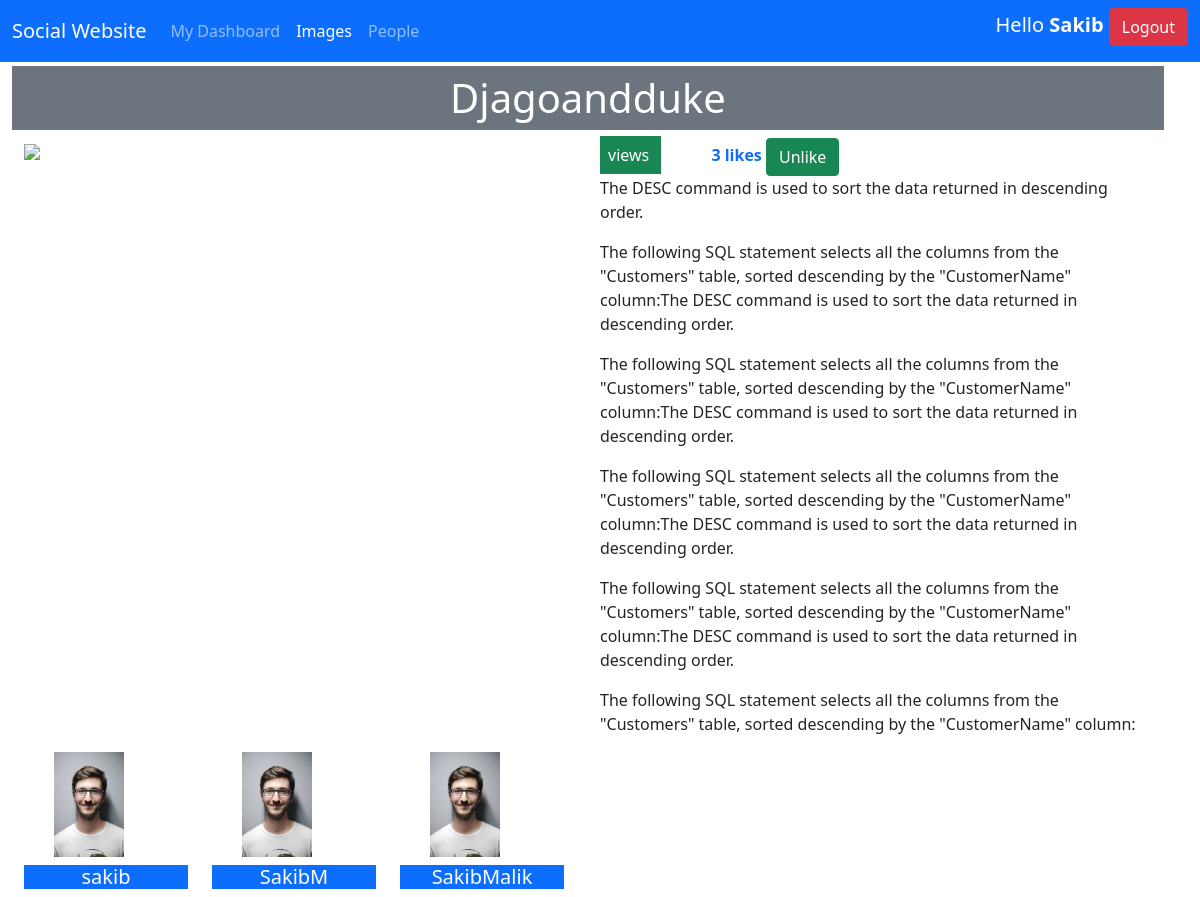
/images/detail/1/djagoandduke (signed in), run on the app's committed database.
### images/models.py (models this page shows, shortened)
class Image(models.Model):
    user = models.ForeignKey(settings.AUTH_USER_MODEL, related_name='images_created', on_delete=models.CASCADE)
    title = models.CharField(max_length=200)
    slug = models.SlugField(max_length=200, blank=True)
    url = models.URLField()
    image = models.ImageField(upload_to='images/%Y/%m/%d/')
    description = models.TextField(blank=True)
    created = models.DateField(auto_now_add=True, db_index=True)
    users_like = models.ManyToManyField(User, related_name='images_like')
    total_likes = models.PositiveIntegerField(db_index=True, default=0)

### account/models.py (models this page shows, shortened)
class Profile(models.Model):
    user = models.OneToOneField(User, on_delete=models.CASCADE)
    date_of_birth = models.DateField(blank=True, null=True)
    photo = models.ImageField(upload_to='users/%Y/%m/%d', blank=True)

### images/views.py (the view)
# urls.py: path('detail/<int:id>/<slug:slug>', views.image_detail, name='detail'),
def image_detail(request, id, slug):
    image = get_object_or_404(Image, id=id, slug=slug)
    total_views = r.incr('image:{}:views'.format(image.id))
    r.zincrby('image_ranking', image.id, 1)
    return render(request, 'images/image/detail.html',
                  {'image': image, 'section': 'images', 'total_views': total_views})

### images/templates/images/image/detail.html (shortened to what this page needs)
{% extends 'base.html' %}
{% load  thumbnail %}
{% block body %}
    <div class="container-fluid row">
        <h1 class="text-center p-2 text-white bg-secondary">{{ image.title|title }}</h1>
        <div class="col-6">
            {% thumbnail image.image "500" as im %}
                <a href="{{ image.image.url }}"><img src="{{ im.url }}">
                </a>
            {% endthumbnail %}
        </div>
        <div class="col-6">
            {% with total_likes=image.users_like.count users_like=image.users_like.all %}
                <div class="image-info">
                    <div>
                    <span class="count bg-success text-white p-2" style="margin-right: 50px">
                        {{ total_views }} view{{ total_views|pluralize }}
                    </span>
                        <span class="count text-primary fw-bold">
                    <span class="total"><b>{{ total_likes }}</b></span>
                    like{{ total_likes|pluralize }}
                    </span>
                        <a href="#" data-id="{{ image.id }}"
                           data-action="{% if request.user in users_like %}un{% endif %}like"
                           class="like button btn btn-success">
                            {% if request.user not in users_like %}
                                Like
                            {% else %}
                                Unlike
                            {% endif %}
                        </a>
                    </div>
                    {{ image.description|linebreaks }}
                </div>
            {% endwith %}
        </div>
        <div class="row">
            {% for user in image.users_like.all %}
                <div class="col-2">
                    <img src="{{ user.profile.photo.url }}" class="" width="70" style="margin-left: 30px;">
                    <h5 class="text-white bg-primary text-center mt-2">{{ user }}</h5>
                </div>
            {% empty %}
                <h5 class="text-white bg-primary p-2"> Nobody likes this image yet </h5>
            {% endfor %}
        </div>
    </div>
{% endblock %}

### account/templates/navbar.html (shortened to what this page needs)
<nav class="navbar navbar-expand-lg navbar-dark bg-primary">
    <div class="container-fluid text-center">
        <a class="navbar-brand text-center" href="{% url 'account:login' %}">Social Website</a>
        <div class="collapse navbar-collapse" id="navbarSupportedContent">
            <ul class="navbar-nav me-auto mb-2 mb-lg-0">
                {% if request.user.is_authenticated %}
                    <li class="nav-item">
                        <a class="nav-link {% if section == "dashboard" %} active {% endif %}" aria-current="page"
                           href="{% url 'account:dashboard' %}">My
                            Dashboard</a>
                    </li>
                    <li class="nav-item">
                        <a class="nav-link {% if section == "images" %} active {% endif %}" href="{% url 'images:list' %}">Images</a>
                    </li>
                    <li class="nav-item">
                        <a class="nav-link {% if section == "people" %} active {% endif %}" href="{% url 'account:user_list' %}">People</a>
                    </li>
                {% endif %}
            </ul>
            <div class="d-flex">
                {% if request.user.is_authenticated %}
                    <h5 class="text-white">Hello <b class="text-white">{{ request.user|title }}</b> <a
                            class="text-white btn btn-danger"
                            href="{% url 'account:logout' %}">Logout</a>
                    </h5>
                {% else %}
                    <h5 class="text-white"><a href="{% url 'account:login' %}"
                                              class="text-white btn-danger btn">Log-in</a></h5>
                    <h5 class="text-white" style="margin-left: 2px"><a href="{% url 'account:register' %}"
                                              class="text-white btn-danger btn">Sign-up</a></h5>
                {% endif %}
            </div>
        </div>
    </div>
</nav>

### data on the page
Image: title "Djagoandduke", description "The DESC command is used to sort the data returned in descending order. The following SQL statement selects all the columns from the \"Customers\" table, sorted descending by the \"CustomerName\" column:The DESC command is used to sort the data returned in descending order. The following SQL statement selects all the columns from the \"Customers\" table, sorted descending by the \"CustomerName\" column:The DESC command is used to sort the data returned in descending order. The following SQL statement selects all the columns from the \"Customers\" table, sorted descending by the \"CustomerName\" column:The DESC command is used to sort the data returned in descending order. The following SQL statement…"

### other printed values
{{ request.user|title }} "Sakib"
{{ total_likes }} "3"
{{ user }} "sakib"
{{ user }} "SakibM"
{{ user }} "SakibMalik"
